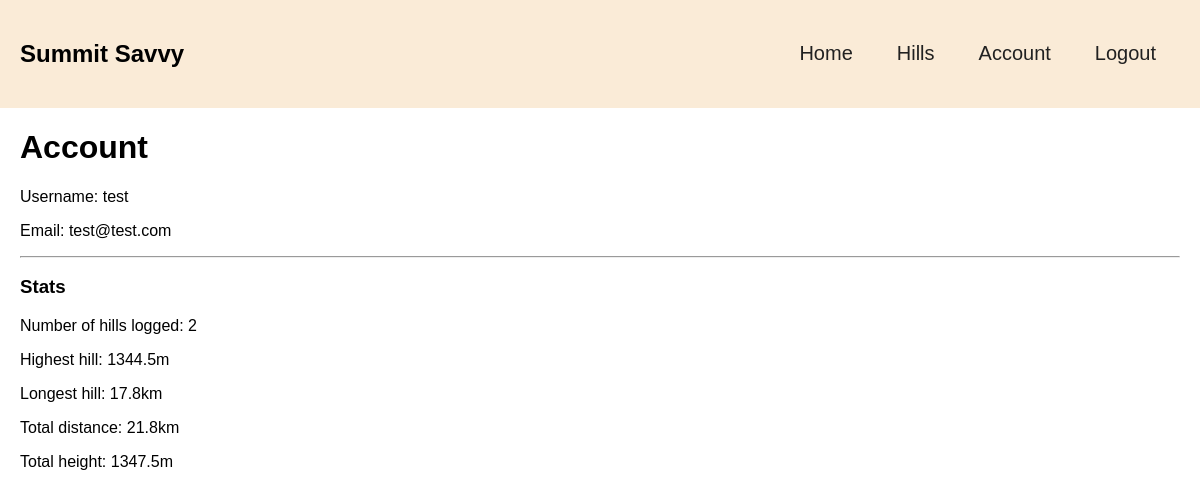
/account (signed in), run on the app's committed database.
### app/models.py (models this page shows, shortened)
class User(UserMixin, db.Model):
    __tablename__ = 'users'
    id: so.Mapped[int] = so.mapped_column(primary_key=True)
    username: so.Mapped[str] = so.mapped_column(sa.String(64), index=True, unique=True)
    email: so.Mapped[str] = so.mapped_column(sa.String(120), index=True, unique=True)
    password_hash: so.Mapped[Optional[str]] = so.mapped_column(sa.String(256))
    hills = so.relationship('Hill', back_populates='user')

class Hill(db.Model):
    __tablename__ = 'hills'
    id: so.Mapped[int] = so.mapped_column(primary_key=True)
    title: so.Mapped[str] = so.mapped_column(sa.String(255), index=True)
    distance: so.Mapped[str] = so.mapped_column(sa.Float(255), index=True, nullable=True)
    height: so.Mapped[Optional[str]] = so.mapped_column(sa.Float(255), index=True, nullable=True)
    time: so.Mapped[str] = so.mapped_column(sa.Interval, index=True, nullable=True)
    latitude: so.Mapped[str] = so.mapped_column(sa.Float(255), index=True, nullable=True)
    longitude: so.Mapped[str] = so.mapped_column(sa.Float(255), index=True, nullable=True)
    user_id = so.mapped_column(sa.ForeignKey('users.id'))
    user = so.relationship('User', back_populates='hills')

### app/routes.py (the view)
@login_required
@app.route('/account')
def account():
    hills = Hill.query.filter_by(user_id=current_user.id).all()
    total_distance = sum(hill.distance for hill in hills)
    total_height = sum(hill.height for hill in hills)
    return render_template('account.html', title="Account",
                           user=current_user, hills=hills, total_distance=total_distance,
                           total_height=total_height)

### app/models.py (called while the page is built)
@login.user_loader
def load_user(id):
    return db.session.get(User, int(id))

### app/templates/account.html
{% extends "base.html" %}
{% block content %}
<h1>Account</h1>
<p>Username: {{ user.username}}</p>
<p>Email: {{ user.email }}</p>
<hr>
<h3>Stats</h3>
{% if hills %}
{% set highest_hill = hills|max(attribute='height') %}
{% set longest_hill = hills|max(attribute='distance') %}
    <p>Number of hills logged: {{ hills|length }}</p>
    <p>Highest hill: {{ highest_hill.height }}m</p>
    <p>Longest hill: {{ longest_hill.distance }}km</p>
    <p>Total distance: {{ total_distance }}km</p>
    <p>Total height: {{ total_height }}m</p>
{% endif %}
{% endblock %}

### app/static/style.css (style rules this page uses)
:root { --white: #f4f4f4; --black: #212121; --off-white: #faebd7; --green-1: rgb(35, 160, 93); --green-2: rgb(44, 203, 118); }
html { font-family: Arial, Helvetica, sans-serif; }
body { margin: 0px; }

### data on the page
User: username "test", email "test@test.com"
Hill: height "1344.5", distance "17.8"

### other printed values
{{ hills|length }} "2"
{{ total_distance }} "21.8"
{{ total_height }} "1347.5"
